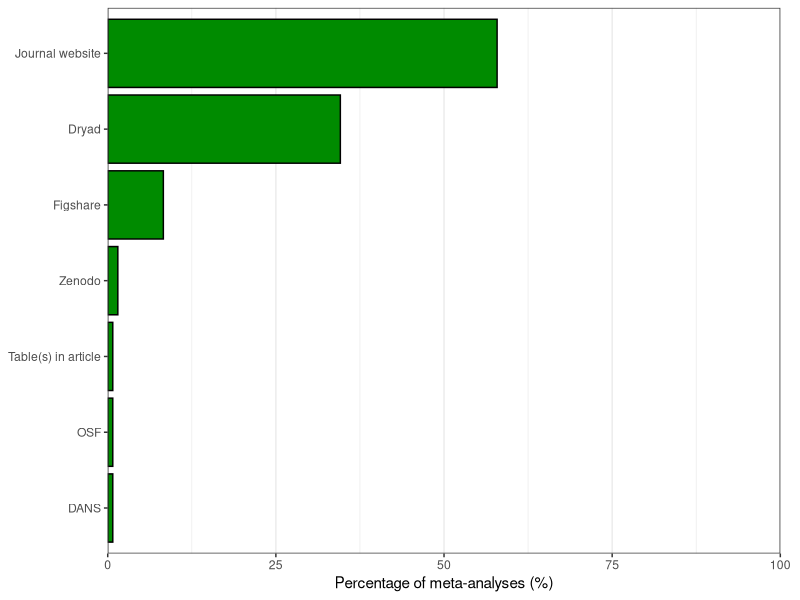
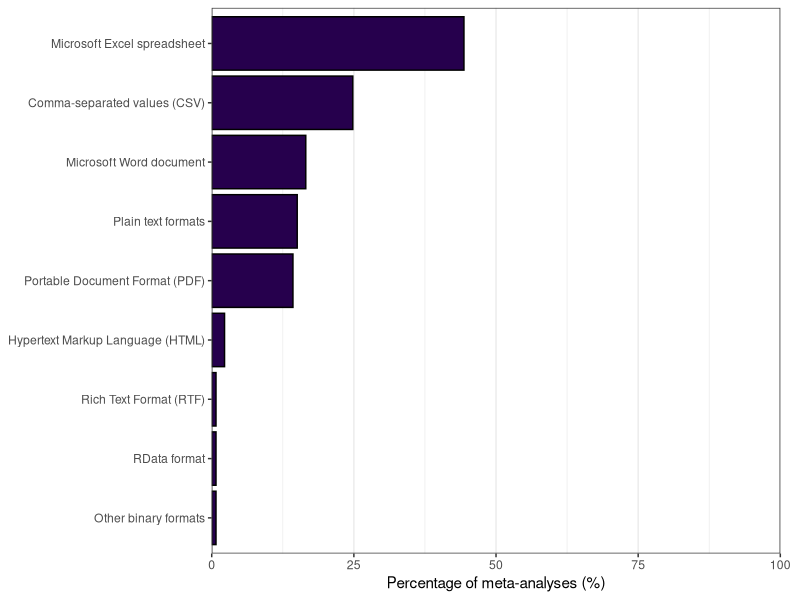

Source code (R) for these figures, in order:
# 02_analysis_04_plot_data_locations_formats.R ---------------------------------
#
# Reproducing results from meta-analyses in Ecology and Evolution
#
# This script imports formatted data listing shared data locations, and shared
# data formats, and creates plots for publication.

# Load required libraries.
library(tidyverse)
library(here)
library(ggplot2)



# Import data and perform initial cleaning/formatting --------------------------

# Import the data set containing the locations of the shared data files.
shared_data_locations <- read_csv(file = here("data", "clean",
                                              "shared_data_locations.csv"))

num_articles_loc <- shared_data_locations %>% 
  distinct(SearchID) %>% 
  nrow()

shared_data_loc_forplot <- shared_data_locations %>% 
  group_by(data_location) %>% 
  summarise(n = n()) %>% 
  ungroup() %>% 
  mutate(pct_of_articles = 100*n/num_articles_loc) %>% 
  arrange(pct_of_articles, data_location) %>% 
  mutate(factor_data_loc = factor(data_location, levels = data_location))


# Import the data set containing the formats of the shared data files.
shared_data_formats <- read_csv(file = here("data", "clean",
                                            "shared_data_formats.csv"))

num_articles_fmt <- shared_data_formats %>% 
  distinct(SearchID) %>% 
  nrow()

shared_data_fmt_forplot <- shared_data_formats %>% 
  group_by(format_category) %>% 
  summarise(n = n()) %>% 
  ungroup() %>% 
  mutate(pct_of_articles = 100*n/num_articles_loc) %>% 
  arrange(pct_of_articles, format_category) %>% 
  mutate(factor_data_fmt = factor(format_category, levels = format_category))



# Plot shared data locations ---------------------------------------------------

data_loc_plot <- ggplot(data = shared_data_loc_forplot,
                        mapping = aes(x = factor_data_loc,
                                      y = pct_of_articles)) +
  geom_bar(stat = "identity", colour = "black", fill = "green4") +
  coord_cartesian(ylim = c(0, 100)) +
  scale_y_continuous(expand = c(0, 0)) +
  labs(x = NULL, y = "Percentage of meta-analyses (%)") +
  coord_flip(ylim = c(0, 100)) +
  theme_bw() +
  theme(plot.margin = unit(c(0.2, 0.5, 0.2, 0.2), "cm"),
        panel.grid.major.y = element_blank())

#data_loc_plot

ggsave(filename = "figure_data_sharing_locations.pdf",
       plot = data_loc_plot,
       device = "pdf",
       path = here("analysis", "output"),
       width = 15,
       height = 10,
       units = "cm",
       dpi = 300)


# Plot shared data formats -----------------------------------------------------

data_fmt_plot <- ggplot(data = shared_data_fmt_forplot,
                        mapping = aes(x = factor_data_fmt,
                                      y = pct_of_articles)) +
  geom_bar(stat = "identity", colour = "black", fill = "#26004d") +
  coord_cartesian(ylim = c(0, 100)) +
  scale_y_continuous(expand = c(0, 0)) +
  labs(x = NULL, y = "Percentage of meta-analyses (%)") +
  coord_flip(ylim = c(0, 100)) +
  theme_bw() +
  theme(plot.margin = unit(c(0.2, 0.5, 0.2, 0.2), "cm"),
        panel.grid.major.y = element_blank())

#data_fmt_plot

ggsave(filename = "figure_data_sharing_formats.pdf",
       plot = data_fmt_plot,
       device = "pdf",
       path = here("analysis", "output"),
       width = 15,
       height = 10,
       units = "cm",
       dpi = 300)
